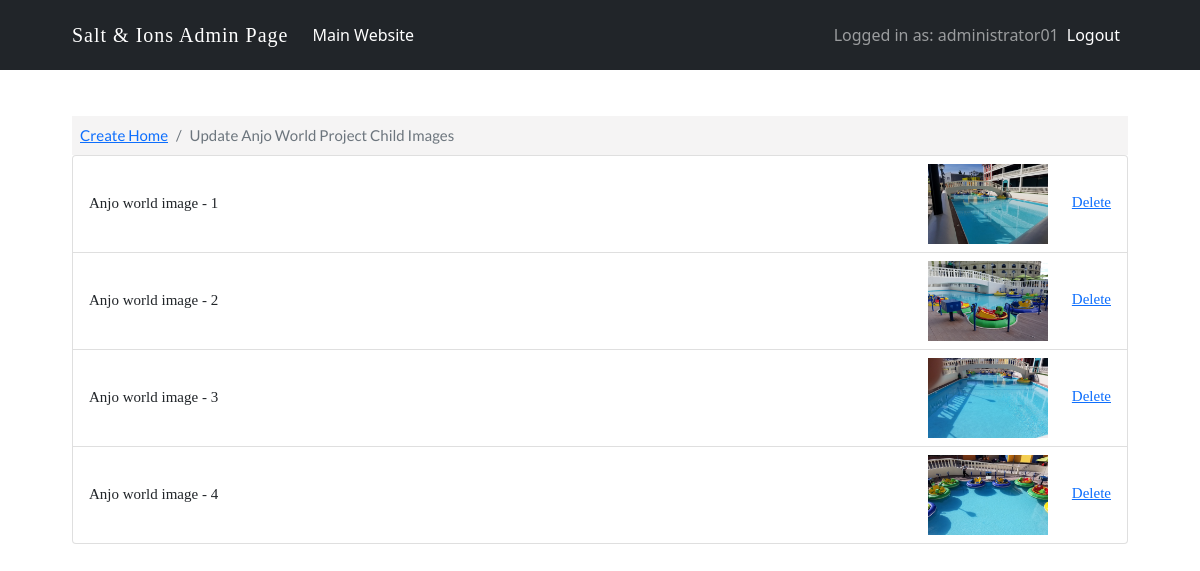
The app's page /project_list/2/create_main_detail/ (signed in) with its own data.
### main_app/models.py (models this page shows, shortened)
class User(AbstractUser):
    pass

class ProjectMainModel(models.Model):
    project_main_name = models.CharField(max_length=60)
    project_main_image = models.ImageField(upload_to="project_images/main_images/", default="placeholder-image.png")

class ProjectChildModel(models.Model):
    project_child_name = models.CharField(max_length=60)
    project_child_image = models.ImageField(upload_to="project_images/child_images/", default="placeholder-image.png")
    project_main = models.ForeignKey(ProjectMainModel, on_delete=models.CASCADE, related_name='children')

### main_app/views.py (the view)
# urls.py: path('<int:pk>/create_main_detail/', CreateMainDetailView.as_view(), name='create_main_detail'),
class CreateMainDetailView(LoginRequiredMixin, DetailView):
    login_url = '/login/'
    redirect_field_name = 'main_app/project_create.html'
    template_name = "main_app/create_main_detail.html"
    queryset = ProjectMainModel.objects.all()
    context_object_name = "create_main_detail"

### main_app/templates/main_app/create_main_detail.html
{% extends 'base_create.html' %} {% load static %} {% block content %}
<div class="create_main_wrapper">
  <div class="create_secondary_wrapper">
    <div class="container">
        <nav aria-label="breadcrumb">
            <ol class="breadcrumb bread bread-font">
                <li class="breadcrumb-item">
                    <a href="{% url 'main_app:create_page' %}">Create Home</a>
                </li>
                <li class="breadcrumb-item active" aria-current="page">Update {{ create_main_detail.project_main_name }} Child Images</li>
            </ol>
        </nav>
      <ul class="list-group">
        {% for item in create_main_detail.children.all %}
        <li class="list-group-item d-flex justify-content-between align-items-center create_list">
            {{ item.project_child_name }}
          <div class="create_items_right_wrapper">
              <img class="create_image" src="{{ item.project_child_image.url }}" alt="{{ item.project_child_name }}">
              <a class="create_items_right_separator" href="{% url 'main_app:delete_child' item.pk %}">Delete</a>
          </div>
        </li>
        {% endfor %}
      </ul>
    </div>
  </div>
</div>
{% endblock content %}

### templates/navbar_create.html (shortened to what this page needs)
{% load static %}
<nav class="navbar navbar-expand-lg navbar-dark bg-dark">
  <div class="container">
    {% if request.user.is_authenticated %}
    <a class="navbar-brand" href="{% url 'main_app:create_page' %}">Salt & Ions Admin Page</a>
    {% else %}
    <a class="navbar-brand" href="#">Salt & Ions Admin Page</a>
    {% endif %}
    <div class="collapse navbar-collapse" id="navbarNavDropdown">
      <ul class="navbar-nav me-auto">
        <li class="nav-item">
          <a class="nav-link active" aria-current="page" href="{% url 'landing_page' %}">Main Website</a>
        </li>
      </ul>
      <ul class="navbar-nav d-flex">
        {% if request.user.is_authenticated %}
        <span class="navbar-text">
          Logged in as: {{ request.user.username }}
        </span>
        <li class="nav-item">
          <a class="nav-link active" aria-current="page" href="{% url 'logout' %}">Logout</a>
        </li>
        {% else %}
        <li class="nav-item">
          <a class="nav-link active" aria-current="page" href="{% url 'login' %}">Login</a>
        </li>
      </ul>
      {% endif %}
    </div>
  </div>
</nav>

### static/css/styles.css (style rules this page uses)
html { scroll-behavior: smooth; }
.container { max-width: 1080px; }
.navbar { background-color: transparent; padding-top: 15px; padding-bottom: 15px; }
.navbar-brand { font-family: 'metropolis'; font-size: 20px; color: #fff; letter-spacing: 1px; }
.bread { background-color: #f5f4f4; padding: 8px; }
.bread-font { font-family: 'Lato', sans-serif; font-size: 15px; margin-bottom: 0px; }
.create_main_wrapper { padding-top: 23px; padding-bottom: 23px; }
.create_secondary_wrapper { padding-top: 23px; padding-bottom: 23px; }
.create_list { font-family: 'metropolis'; font-size: 15px; }
.create_items_right_separator { margin-left: 20px; }
.create_image { height: auto; max-width: 120px; }

### records on screen
User: user.username "administrator01"
ProjectMainModel: project_main_name "Anjo World Project"
ProjectChildModel: project_child_name "Anjo world image - 1", project_child_image (picture)
ProjectChildModel: project_child_name "Anjo world image - 2", project_child_image (picture)
ProjectChildModel: project_child_name "Anjo world image - 3", project_child_image (picture)
ProjectChildModel: project_child_name "Anjo world image - 4", project_child_image (picture)
